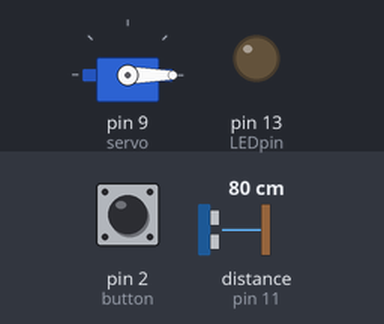
Bench run of a sketch on a simulated Arduino Uno, built with avr-gcc and run on an emulated ATmega328P. Shown: servo, output pins drawn as LEDs (lit = HIGH). Wiring (inferred from the names in the program): ultrasonic range finder: trigger pin 10; echo pin 11. Inputs (shaded band) come from the test bench; at power-on: pin 2 (button) LOW, distance to the obstacle (sensor on pin 11) 80 cm. The echo pulse lasts 58.3 µs per cm; pins used as bus, display or sensor lines are not drawn.

Above: at 1.2 s.
1.3 s: pin 2 (button) pulled HIGH for 0.15 s
At 1.6 s:
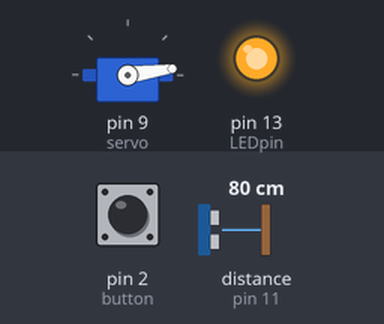
At 2.2 s:
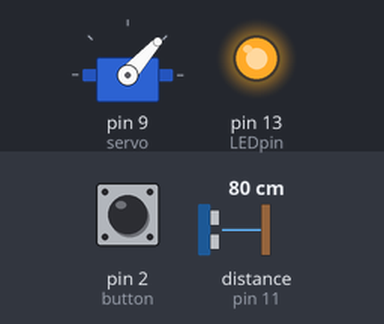
Timing chart, 0 to 10.3 s (numbered marks = the images above; inputs shaded):
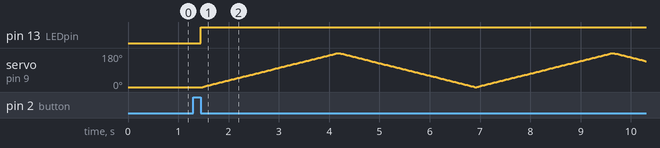

The sketch:

assignment_3.ino
```cpp
#include<Servo.h>

const int trigPin = 10;
const int echoPin = 11;

long duration;
int distance;

const int button = 2;
int buttonState = LOW;
int LongPress = LOW;

const int LEDpin = 13;

Servo servo;
int pos = 0;

void setup()
{
  pinMode(trigPin, OUTPUT);
  pinMode(echoPin, INPUT);

  pinMode(button, INPUT);

  pinMode(LEDpin, OUTPUT);

  servo.attach(9);
}

void loop()
{
  servo.write(0);

  digitalWrite(trigPin, LOW);//clears the trigPin

  delayMicroseconds(2);
  digitalWrite(trigPin, HIGH);//giving out pulse
  delayMicroseconds(10);

  digitalWrite(trigPin,LOW);

  duration = pulseIn(echoPin, HIGH);//reads in travel time in µs

  distance = duration *0.034/2;//stores distance in cm

  buttonState = digitalRead(button);

  if (buttonState == HIGH){//checking if pressed
    LongPress = HIGH;//checking if long pressed
    for(int time=0; time<=3000; time+=5){
      delay(5);
      int current = digitalRead(button);
      if (current == LOW){
        LongPress = LOW;
        break;
      }
    }
  }

  if(distance>=30 && distance<=100){//if person is inside

    if (buttonState==HIGH){//if button is pressed

      digitalWrite(LEDpin, HIGH);//turn on LED

      for(int osc = 0; osc<5; ++osc){//5 osc of servo motor
        for(pos = 0; pos<=180; ++pos){
          servo.write(pos);
          delay(15);
        }
        for(pos = 180; pos>=0; --pos){
          servo.write(pos);
          delay(15);
        }
      }

      digitalWrite(LEDpin, LOW);//turn off LED
    }

  }else{//if person is outside

    if (buttonState==HIGH && LongPress==LOW){//if button is
                                //pressed but not long pressed

      digitalWrite(LEDpin, HIGH);//turn on LED

      for(pos = 0; pos<=180; ++pos){//1 osc of servo motor
        servo.write(pos);
        delay(15);
      }
      for(pos = 180; pos>=0; --pos){
        servo.write(pos);
        delay(15);
      }

      digitalWrite(LEDpin, LOW);//turn off LED
    }

    if (buttonState==HIGH && LongPress==HIGH){//if button is
                                              //long pressed

      digitalWrite(LEDpin, HIGH);//turn on LED

      for(int osc = 0; osc<5; ++osc){//5 osc of servo motor
        for(pos = 0; pos<=180; ++pos){
          servo.write(pos);
          delay(15);
        }
        for(pos = 180; pos>=0; --pos){
          servo.write(pos);
          delay(15);
        }
      }

      digitalWrite(LEDpin, LOW);//turn off LED

    }
  }
}
```
